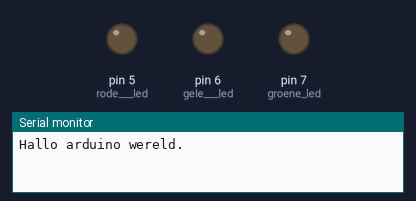
The sketch below on a simulated Arduino Uno, built with avr-gcc and run on an emulated ATmega328P. Shown: output pins drawn as LEDs (lit = HIGH), the last lines printed to the serial monitor.

Above: at 0.05 s.
At 1.1 s:
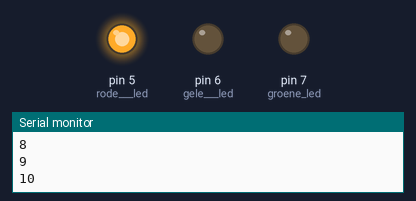
At 3.2 s:
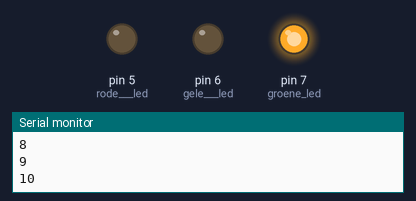
At 4.6 s:
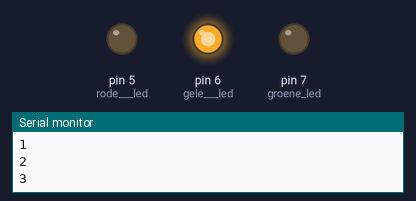
Timing chart, 0 to 6.2 s (numbered marks = the images above):
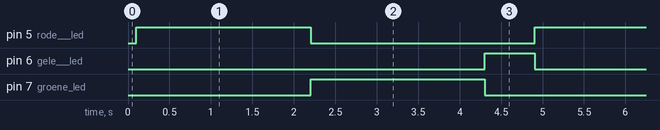

Measured:
- by itself, pin 5 (rode___led), pin 7 (groene_led): alternates HIGH for 2.1 s and LOW for 2.7 s
- by itself, pin 6 (gele___led): alternates HIGH for 0.60 s and LOW for 4.2 s
- by itself, everything shown: repeats every 4.8 s, in 3 steps

The sketch:

les_3_p50_stoplicht_3.ino
```cpp
void setup() {
  pinMode(5, OUTPUT);         // rode   led
  pinMode(6, OUTPUT);         // gele   led
  pinMode(7, OUTPUT);         // groene led

  // start serial
  Serial.begin(115200);
  Serial.println("Hallo arduino wereld.");
}

void loop() {
  delay(100);

  StoplichtTakt();
}

void StoplichtTakt()
{ static int State = 0;
  static int Tijd = 0;

  Tijd = Tijd + 1;
  Serial.println(Tijd);

  switch(State) {
    case 0 : {  // rood licht
      // rood              geel                  groen
      digitalWrite(5, 1);  digitalWrite(6, 0);   digitalWrite(7, 0);

      if (Tijd > 20) {
        Tijd = 0;
        State = 1;
      }
      break;
    }
    case 1 : {  // groen licht
      // rood              geel                  groen
      digitalWrite(5, 0);  digitalWrite(6, 0);   digitalWrite(7, 1);
      if (Tijd > 20) {
        Tijd = 0;
        State = 2;
      }
      break;
    }
    case 2 : {  // geel / oranje licht
      // rood              geel                  groen
      digitalWrite(5, 0);  digitalWrite(6, 1);   digitalWrite(7, 0);
      if (Tijd > 5) {
        Tijd = 0;
        State = 0;
      }
      break;
    }
    default : {
      Serial.print("Ongeldige state ");
      Serial.println(State);
      Tijd = 0;
      State = 0;
      break;
    }
  } // einde van switch
}
```
